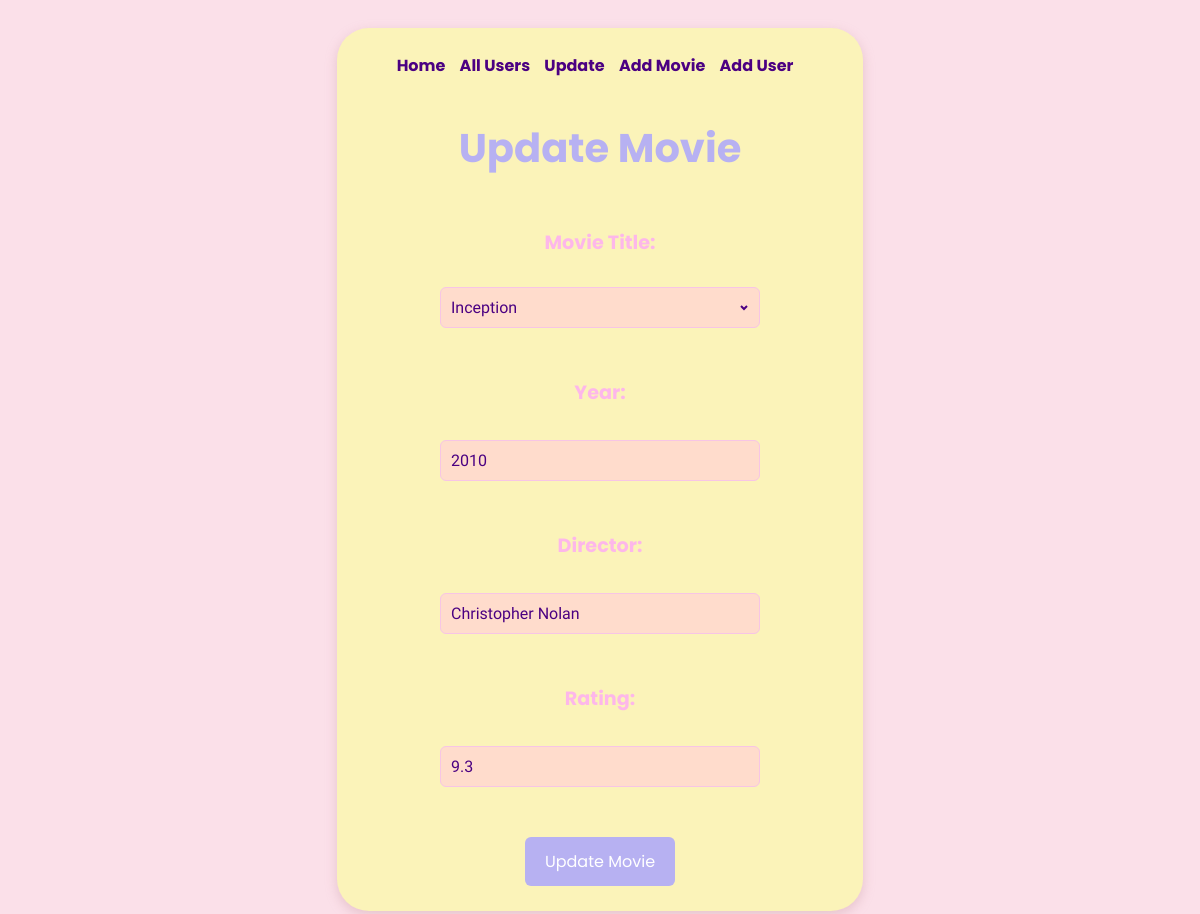
Page /update_movie?movie_id_select=12 on the committed database.
### datamanager/data_models.py (models this page shows, shortened)
class Movie(db.Model):
    __tablename__ = "movies"
    id = Column(Integer, primary_key=True, autoincrement=True)
    name = Column(String)
    director = Column(String)
    year = Column(Integer)
    rating = Column(Float)

### app.py (the view)
@app.route('/update_movie', methods=['GET'])
def get_selected_movie_information():
    selected_movie = None
    all_movies = data_models.Movie.query.all()
    movie_id = request.args.get('movie_id_select')
    if movie_id is not None:
        selected_movie = data_models.Movie.query.filter_by(id=movie_id).first()
    return render_template('update_movie.html', movies=all_movies, selected_movie=selected_movie)

### templates/update_movie.html (shortened to what this page needs)
<!DOCTYPE html>
<html lang="en">
<head>
    <link rel="stylesheet" href="/static/styles.css">
</head>
<body>
<main>
    <nav>
        <a class="nav_element" href="/">Home</a>
        <a class="nav_element" href="/users">All Users</a>
        <a class="nav_element" href="/update_movie">Update</a>
        <a class="nav_element" href="/add_movie">Add Movie</a>
        <a class="nav_element" href="/add_user">Add User</a>
    </nav>
    <h1>Update Movie</h1>
    <form action="/update_movie" method="GET" id="select_menu_form_id">
        <label for="title">Movie Title:</label>
        <div class="dropdown">
            <select id="title" name="movie_id_select" onchange="document.getElementById('select_menu_form_id').submit()"
                    required>
                {% for movie in movies %}
                <option value="{{ movie.id }}" {% if movie== selected_movie %}selected{% endif %}>{{ movie.name }}
                </option>
                {% endfor %}
            </select>
        </div>
    </form>
    {% if selected_movie %}
    <form action="/update_movie" method="POST" id="update_movie_form_id"><br>
        <label for="year">Year:</label><br>
        <input type="number" id="year" name="year" value="{{ selected_movie.year }}" required><br><br>
        <label for="director">Director:</label><br>
        <input type="text" id="director" name="director" value="{{ selected_movie.director }}" required><br><br>
        <label for="rating">Rating:</label><br>
        <input type="number" id="rating" name="rating" step="0.1" min="0" max="10" value="{{ selected_movie.rating }}"
               required><br><br>
        <button type="submit">Update Movie</button>
        {% endif %}
    </form>
</main>
</body>
</html>

### static/styles.css (style rules this page uses)
body { background-color: #FBE0E9; font-family: 'Poppins', sans-serif; color: #4B0082; display: flex; justify-content: center; }
main { background-color: #FBF3B9; border-radius: 2rem; padding: 25px 60px; margin: 20px; box-shadow: 0 4px 12px rgba(200, 150, 160, 0.4); }
nav { text-align: center; margin-bottom: 40px; }
.nav_element { text-decoration: none; font-weight: bold; color: #4B0082; margin-right: 10px; }
h1 { font-family: 'Poppins', sans-serif; font-weight: bold; font-size: 2.5em; color: #B7B1F2; text-align: center; margin-bottom: 50px; }
form { margin-top: 10px; text-align: center; }
form label { font-weight: bold; color: #FDB7EA; font-size: 1.2em; display: block; margin-bottom: 8px; }
form input, select { box-sizing: border-box; font-family: "Borel", cursive; font-weight: 400; font-style: normal; padding: 10px; width: 20em; margin-bottom: 25px; border: 1px solid #F7C5E5; border-radius: 6px; background-color: #FFDCCC; color: #4B0082; font-size: 1em; }
select { display: block; margin: 0 auto 25px; padding-right: 10px; margin-top: 30px; margin-bottom: 25px; width: 20em; appearance: none; -webkit-appearance: none; -moz-appearance: none; background-repeat: no-repeat; background-position: right 10px center; background-size: 10px; }
#update-button, form button { text-decoration: none; display: inline-block; padding: 12px 20px; background-color: #B7B1F2; color: white; border: none; border-radius: 6px; cursor: pointer; font-size: 1em; font-family: 'Poppins', sans-serif; }

### rows in the picture
Movie: year "2010", director "Christopher Nolan", rating "9.3"

### other values in the picture
form field movie_id_select "Inception"
